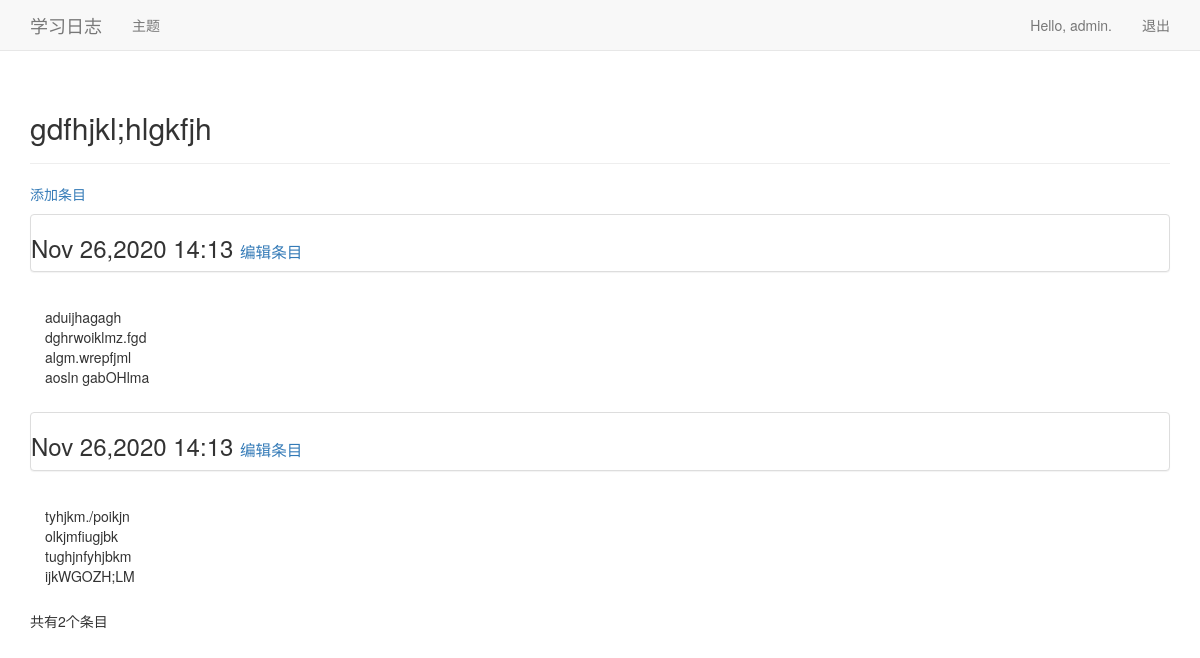
The page /app01/topic/1 (signed in) on the database its author committed.
### app01/models.py (models this page shows, shortened)
class Topic(models.Model):
    text = models.CharField(max_length=200)
    date_added = models.DateTimeField(auto_now_add=True)
    owner = models.ForeignKey(User, on_delete=models.CASCADE)
    def __str__(self):
        return self.text

class Entry(models.Model):
    topic = models.ForeignKey(Topic, on_delete=models.CASCADE)
    text = models.TextField()
    date_added = models.DateTimeField(auto_now_add=True)
    class Meta:
        verbose_name_plural = 'entries'

### app01/deco01.py (the view)
    def wrap(request, topic_id):
        topic = Topic.objects.get(id=topic_id)
        if topic.owner != request.user:
            raise Http404
        else:
            return f(request, topic_id)

### app01/deco01.py (called while the page is built)
def no_own_no_use(f):
    def wrap(request, topic_id):
        topic = Topic.objects.get(id=topic_id)
        if topic.owner != request.user:
            raise Http404
        else:
            return f(request, topic_id)
    return wrap

### app01/views.py (called while the page is built)
@login_required
@no_own_no_use  # 禁止非拥有者访问主题
def topic(request, topic_id):
    topic = Topic.objects.get(id=topic_id)
    entries = topic.entry_set.order_by('date_added')
    context = {'topic': topic, 'entries': entries}
    return render(request, 'app01/topic.html', context)

### app01/templates/app01/topic.html
{% extends 'app01/base.html' %}
{% load bootstrap3 %}
{% block header %}
    <h2>{{ topic }}</h2>
{% endblock header %}
{% block content %}
    <p>
        <a href="{% url 'app01:new_entry' topic.id %}">添加条目</a>
    </p>
    {% for entry in entries %}
        <div class="panel panel-default">
            <h3>
                {{ entry.date_added|date:'M d,Y H:i' }}
                <small>
                    <a href="{% url 'app01:edit_entry' entry.id %}">编辑条目</a>
                </small>
            </h3>
        </div>
        <div class="panel-body">
            {{ entry.text|linebreaks }}
        </div>
    {% empty %}
        还没有添加任何条目
    {% endfor %}
    <div>
        共有{{ entries.count }}个条目
    </div>
{% endblock content %}

### app01/templates/app01/base.html (shortened to what this page needs)
{% load bootstrap3 %}
<!DOCTYPE html>
<html lang="en">
<head>
    {% bootstrap_css %}
</head>
<body>
<nav class="navbar navbar-default navbar-static-top">
    <div class="container">
        <div class="navbar-header">
            <a class="navbar-brand" href="{% url 'app01:index' %}">
                学习日志</a>
        </div>
        <div id="navbar" class="navbar-collapse collapse">
            <ul class="nav navbar-nav">
                <li><a href="{% url 'app01:topics' %}">主题</a></li>
            </ul>
            <ul class="nav navbar-nav navbar-right">
                {% if user.is_authenticated %}
                    <li><a>Hello, {{ user.username }}.</a></li>
                    <li><a href="{% url 'users:logout' %}">退出</a></li>
                {% else %}
                    <li><a href="{% url 'users:register' %}">注册</a></li>
                    <li><a href="{% url 'users:login' %}">登录</a></li>
                {% endif %}
            </ul>
        </div>
    </div>
</nav>
<div class="container">
    <div class="page-header">
        {% block header %}{% endblock header %}
    </div>
    <div>
        {% block content %}{% endblock content %}
    </div>
</body>
</html>

### rows shown on the page
Topic: text "gdfhjkl;hlgkfjh"
Entry: date_added "Nov 26,2020 14:13", text "aduijhagagh dghrwoiklmz.fgd algm.wrepfjml aosln gabOHlma"
Entry: date_added "Nov 26,2020 14:13", text "tyhjkm./poikjn olkjmfiugjbk tughjnfyhjbkm ijkWGOZH;LM"

### other values the page prints
{{ user.username }} "admin"
{{ entries.count }} "2"
